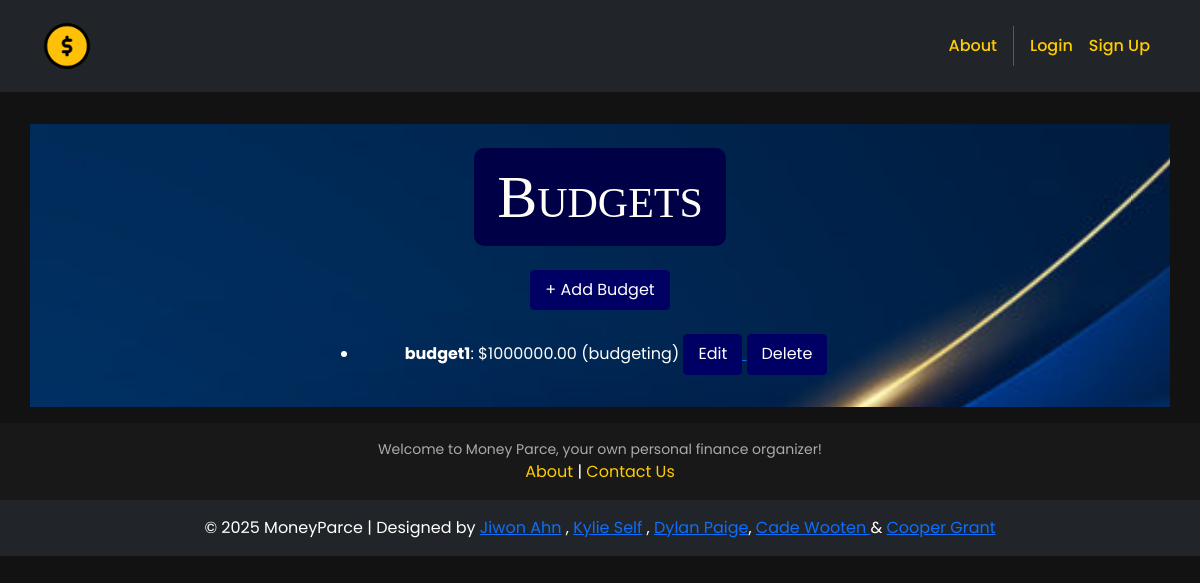
Page /budgets/ on the earlier database version.
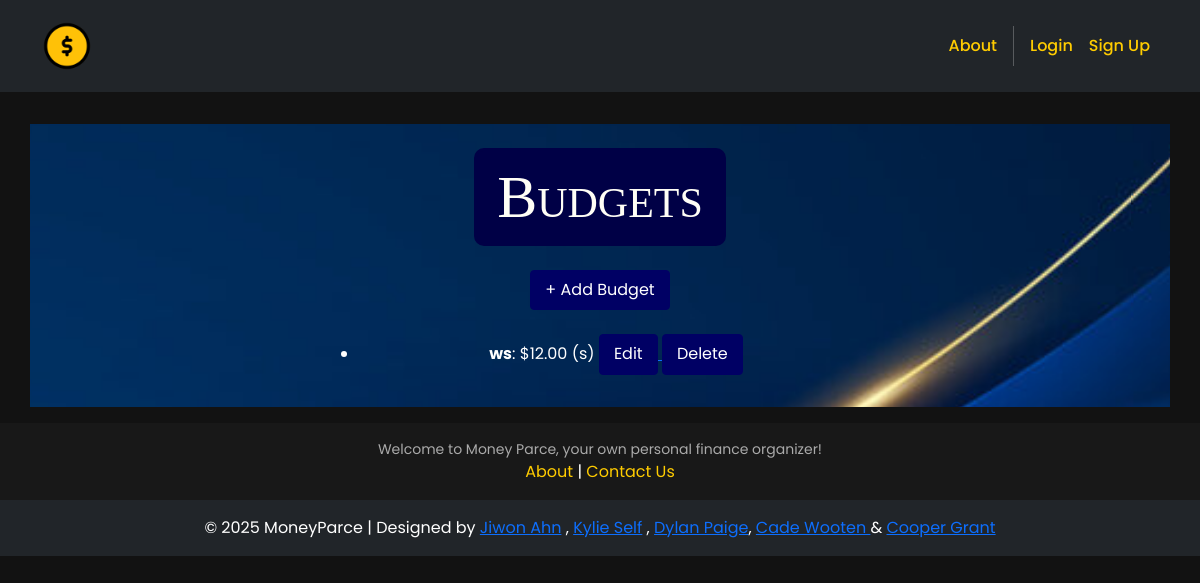
Same page on the later database version.
### budgets/models.py (models this page shows, shortened)
class Budget(models.Model):
    name = models.CharField(max_length=100)
    amount = models.DecimalField(max_digits=10, decimal_places=2)
    category = models.CharField(max_length=50)
    start_date = models.DateField()
    end_date = models.DateField()
    notes = models.TextField(blank=True)

### budgets/views.py (the view)
# urls.py: path('', views.budget_list, name='budget_list'),
def budget_list(request):
    budgets = Budget.objects.all()
    return render(request, 'budgets/budget_list.html', {'budgets': budgets})

### budgets/templates/budgets/budget_list.html
{% extends 'base.html' %}
{% block content %}
<div class="p-3">
  <div class="container">
    <div class="row mt-3">
      <div class="col-md-6 mx-auto mb-3">
        <br>
        <h2>Budgets</h2>
        <br>
        <br>
        <a href="{% url 'create_budget' %}">
          <button class="button-26" role="button">
            + Add Budget
          </button>
        </a>
        <ul>
          <br>
          {% for budget in budgets %}
            <li>
              <strong>{{ budget.name }}</strong>: ${{ budget.amount }} ({{ budget.category }})
              <a href="{% url 'edit_budget' budget.id %}" >
                <button class="button-26" role="button">
                  Edit
                </button>
              </a>
              <a href="{% url 'delete_budget' budget.id %}">
                <button class="button-26" role="button">
                  Delete
                </button>
              </a>
            </li>
          {% empty %}
            <li>No budgets found.</li>
          {% endfor %}
        </ul>
      </div>
    </div>
  </div>
</div>
{% endblock %}

Differences in the rows shown:
removed Budget: name "budget1", amount "1000000.00", category "budgeting"
added Budget: name "ws", amount "12.00", category "s"
